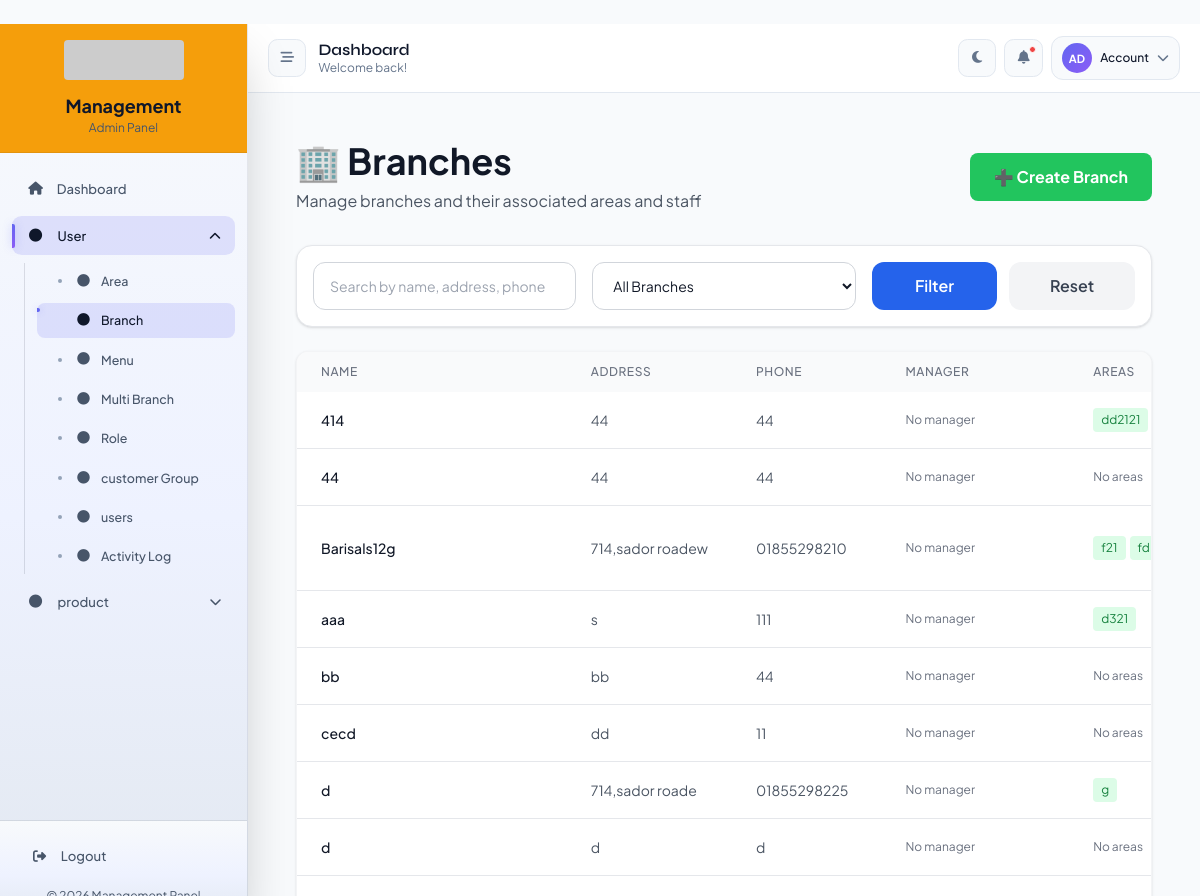
/user/branches/ (signed in), run on the app's committed database.
### user/models.py (models this page shows, shortened)
class Menu(Common):
    name = models.CharField(max_length=100, verbose_name="Menu Name")
    icon = models.CharField(
        max_length=50,
        default="fas fa-circle",
        verbose_name="Font Awesome Icon",
        help_text="e.g. fas fa-users",
    )
    url = models.CharField(
        max_length=255,
        verbose_name="URL or URL Name",
        help_text="Example: user:user_list or /user/users/",
    )
    order = models.IntegerField(default=0, verbose_name="Display Order")
    is_active = models.BooleanField(default=True, verbose_name="Active")
    description = models.TextField(blank=True, null=True, verbose_name="Description")
    parent = models.ForeignKey(
        "self",
        null=True,
        blank=True,
        on_delete=models.CASCADE,
        related_name="submenus",
        verbose_name="Parent Menu",
    )
    permissions = models.ManyToManyField(
        Permission,
        blank=True,
        related_name="sidebar_menus",
        verbose_name="Required permissions",
        help_text="Leave empty if every authenticated user with this menu can open it.",
    )
    history = HistoricalRecords()
    class Meta:
        ordering = ["order", "name"]
        unique_together = [["name", "parent"]]
        verbose_name = "Menu"
        verbose_name_plural = "Menus"
    def get_resolved_url(self):
        raw = (self.url or "").strip()
        if not raw:
            return ""
        if raw.startswith("/"):
            return raw
        try:
            return reverse(raw)
        except NoReverseMatch:
            return ""

class Branch(Common):
    name = models.CharField(max_length=100, verbose_name="Branch Name")
    address = models.TextField(verbose_name="Address")
    phone = models.CharField(max_length=20, verbose_name="Phone")
    manager = models.ForeignKey(
        "Users",
        on_delete=models.SET_NULL,
        null=True,
        blank=True,
        related_name="managed_branches",
        verbose_name="Manager",
    )
    branch_staff = models.ManyToManyField(
        "Users",
        blank=True,
        related_name="staffed_branches",
        verbose_name="Branch Staff",
    )
    total_area = models.ManyToManyField(
        "Area",
        blank=True,
        related_name="branches",
        verbose_name="Total Areas",
    )
    history = HistoricalRecords()
    class Meta:
        ordering = ["name"]
        verbose_name = "Branch"
        verbose_name_plural = "Branches"

class Area(Common):
    name = models.CharField(max_length=100, verbose_name="Area Name")
    address = models.TextField(verbose_name="Address")
    parent_branch = models.ForeignKey(
        Branch,
        on_delete=models.CASCADE,
        related_name="areas",
        null=True,
        blank=True,
        verbose_name="Branch",
    )
    area_staff = models.ManyToManyField(
        "Users",
        blank=True,
        related_name="staffed_areas",
        verbose_name="Area Staff",
    )
    total_customers = models.ManyToManyField(
        "CustomerGroup",
        blank=True,
        related_name="areas",
        verbose_name="Total Customer Groups",
    )
    history = HistoricalRecords()
    class Meta:
        ordering = ["name"]
        verbose_name = "Area"
        verbose_name_plural = "Areas"

### user/views.py (the view)
# urls.py: path("branches/", BranchListView.as_view(), name="branch_list"),
class BranchListView(LoginRequiredMixin, HtmxListViewMixin, ScopedListContextMixin, ListView):
    model = Branch
    template_name = "user/branch_list.html"
    partial_template_name = "user/partials/branch_list_content.html"
    context_object_name = "branches"
    def get_queryset(self):
        qs = get_user_scope(self.request.user)["branches"].select_related("manager").prefetch_related(
            "branch_staff", "total_area"
        )
        search = self.request.GET.get("search", "").strip()
        branch_id = self.request.GET.get("branch", "").strip()
        if search:
            qs = qs.filter(
                Q(name__icontains=search) |
                Q(address__icontains=search) |
                Q(phone__icontains=search)
            )
        if branch_id:
            qs = qs.filter(id=branch_id)
        return qs.distinct().order_by("name")
    def get_context_data(self, **kwargs):
        context = super().get_context_data(**kwargs)
        context.update(self.get_scope_context())
        return context

### templates/user/branch_list.html (shortened to what this page needs)
{% extends 'base.html' %}
{% load static %}
{% block app_prefix %}/user{% endblock %}
{% block content %}
    {% include "user/partials/branch_list_content.html" %}
{% endblock %}

### templates/common/sidebar.html (shortened to what this page needs)
{% load static %}
<aside id="sidebar"
    class="fixed md:relative inset-y-0 left-0 z-50 flex h-screen flex-col transform -translate-x-full md:translate-x-0 shadow-2xl transition-all duration-300 sidebar-open">
    <div class="top-logo-area p-4 relative z-10 border-b">
        <div class="logo-wrap flex flex-col items-center gap-3">
            <div class="brand-logo-box shrink-0">
                <img src="https://dummyimage.com/120x40/f59e0b/ffffff&text=Logo"
                     alt="Logo"
                     class="h-10 w-auto rounded">
            </div>
            <div class="text-center">
                <h1 class="brand-title text-lg font-bold">Management</h1>
                <p class="brand-subtitle text-xs">Admin Panel</p>
            </div>
        </div>
    </div>
        <nav id="sidebarNav"
            class="sidebar-nav flex-1 overflow-y-auto px-3 py-4 space-y-2">
        {% url 'dashboard' as dashboard_url %}
        <a href="{{ dashboard_url }}"
           data-href="{{ dashboard_url }}"
           class="sidebar-link menu-item flex items-center gap-3 px-4 py-3 rounded-xl text-sm font-medium transition-all duration-200 {% if request.path == dashboard_url %}active{% endif %}">
            <i class="fas fa-home w-5 text-center shrink-0"></i>
            <span class="sidebar-text">Dashboard</span>
        </a>
        {% for item in sidebar_menus %}
            {% with menu=item.menu children=item.children menu_url=menu.get_resolved_url %}
                {% if children %}
                    <div class="sidebar-group" data-dropdown>
                        <button type="button"
                                class="dropdown-trigger menu-item w-full flex items-center justify-between gap-3 px-4 py-3 rounded-xl text-sm font-medium transition-all duration-200 text-left relative">
                            <div class="flex items-center gap-3 min-w-0">
                                {% if menu.icon %}
                                    <i class="{{ menu.icon }} main-icon w-5 text-center shrink-0"></i>
                                {% else %}
                                    <i class="fas fa-circle main-icon w-5 text-center text-xs shrink-0"></i>
                                {% endif %}
                                <span class="sidebar-text truncate">{{ menu.name }}</span>
                            </div>
                            <i class="chevron sidebar-chevron fas fa-chevron-down text-xs transition-transform duration-300 shrink-0"></i>
                        </button>
                        <div class="dropdown-menu sidebar-submenu hidden mt-2 ml-3 space-y-1 pl-3">
                            {% for child in children %}
                                {% with child_url=child.get_resolved_url %}
                                    {% if child_url %}
                                        <a href="{{ child_url }}"
                                           data-href="{{ child_url }}"
                                           class="sidebar-child-link flex items-center gap-3 px-4 py-2.5 rounded-lg text-sm transition-all duration-200 {% if request.path == child_url %}active{% endif %}">
                                            {% if child.icon %}
                                                <i class="{{ child.icon }} w-4 text-center shrink-0"></i>
                                            {% else %}
                                                <i class="fas fa-angle-right w-4 text-center shrink-0"></i>
                                            {% endif %}
                                            <span class="sidebar-text">{{ child.name }}</span>
                                        </a>
                                    {% endif %}
                                {% endwith %}
                            {% endfor %}
                        </div>
                    </div>
                {% endif %}
            {% endwith %}
        {% endfor %}
    </nav>
    <div class="sidebar-footer p-4 border-t space-y-3">
        {% url 'user:logout' as logout_url %}
        <a href="{{ logout_url }}"
           class="sidebar-link menu-item flex items-center gap-3 px-4 py-3 rounded-xl text-sm font-medium transition-all duration-200 text-red-600 hover:bg-red-50 dark:text-red-400 dark:hover:bg-red-900/20">
            <i class="fas fa-sign-out-alt w-5 text-center shrink-0"></i>
            <span class="sidebar-text">Logout</span>
        </a>
        <div class="sidebar-footer-text text-xs text-center">
        </div>
    </div>
</aside>

### templates/user/partials/branch_list_content.html (shortened to what this page needs)
<main id="main-content" class="flex-1 overflow-y-auto p-5 sm:p-6 page-content" style="background:var(--surface-alt);">
    <div class="min-h-screen transition-colors duration-300">
        <div class="mx-auto">
            <div class="flex flex-col sm:flex-row sm:justify-between sm:items-center gap-4 mb-8">
                <div>
                    <h1 class="text-3xl md:text-4xl font-bold text-gray-900 dark:text-white">🏢 Branches</h1>
                    <p class="text-gray-600 dark:text-slate-400 mt-2">Manage branches and their associated areas and staff</p>
                </div>
                {% if request.user.is_superuser or request.user.is_admin or perms.user.add_branch %}
                    <a href="{% url 'user:related_object_create' 'branch' %}"
                       class="inline-flex items-center justify-center bg-green-500 hover:bg-green-600 dark:bg-green-600 dark:hover:bg-green-700 text-white font-bold py-3 px-6 rounded-lg transition modal-trigger"
                       data-modal-url="{% url 'user:related_object_create' 'branch' %}">
                        ➕ Create Branch
                    </a>
                {% endif %}
            </div>
            <form method="get"
                  hx-get="{% url 'user:branch_list' %}"
                  hx-target="#main-content"
                  hx-select="#main-content"
                  hx-swap="outerHTML"
                  hx-push-url="true"
                  class="bg-white dark:bg-slate-900 rounded-2xl shadow border border-gray-200 dark:border-slate-800 p-4 mb-6 grid grid-cols-1 md:grid-cols-3 gap-4">
                <input type="text" name="search" value="{{ request.GET.search }}"
                       placeholder="Search by name, address, phone"
                       class="rounded-xl border border-gray-300 dark:border-slate-700 bg-white dark:bg-slate-950 px-4 py-3 text-sm text-gray-900 dark:text-white">
                <select name="branch" class="rounded-xl border border-gray-300 dark:border-slate-700 bg-white dark:bg-slate-950 px-4 py-3 text-sm text-gray-900 dark:text-white js-enhanced-select">
                    <option value="">All Branches</option>
                </select>
                <div class="flex gap-3">
                    <button type="submit"
                            class="flex-1 rounded-xl bg-blue-600 hover:bg-blue-700 text-white font-semibold px-5 py-3">
                        Filter
                    </button>
                    <a href="{% url 'user:branch_list' %}"
                       class="flex-1 rounded-xl bg-gray-100 hover:bg-gray-200 dark:bg-slate-800 dark:hover:bg-slate-700 text-gray-700 dark:text-slate-200 font-semibold px-5 py-3 text-center">
                        Reset
                    </a>
                </div>
            </form>
            <div class="bg-white dark:bg-slate-900 rounded-xl shadow overflow-hidden border border-gray-100 dark:border-slate-800">
                <div class="overflow-x-auto">
                    <table class="w-full">
                        <thead class="bg-gray-50 dark:bg-slate-800">
                            <tr>
                                <th class="px-6 py-3 text-left text-xs font-medium text-gray-500 dark:text-slate-400 uppercase tracking-wider">Name</th>
                                <th class="px-6 py-3 text-left text-xs font-medium text-gray-500 dark:text-slate-400 uppercase tracking-wider">Address</th>
                                <th class="px-6 py-3 text-left text-xs font-medium text-gray-500 dark:text-slate-400 uppercase tracking-wider">Phone</th>
                                <th class="px-6 py-3 text-left text-xs font-medium text-gray-500 dark:text-slate-400 uppercase tracking-wider">Manager</th>
                                <th class="px-6 py-3 text-left text-xs font-medium text-gray-500 dark:text-slate-400 uppercase tracking-wider">Areas</th>
                            </tr>
                        </thead>
                        <tbody class="bg-white dark:bg-slate-900 divide-y divide-gray-200 dark:divide-slate-700">
                            {% for branch in branches %}
                                <tr class="hover:bg-gray-50 dark:hover:bg-slate-800">
                                    <td class="px-6 py-4 whitespace-nowrap">
                                        <div class="text-sm font-medium text-gray-900 dark:text-white">{{ branch.name }}</div>
                                    </td>
                                    <td class="px-6 py-4 whitespace-nowrap">
                                        <div class="text-sm text-gray-600 dark:text-slate-400">{{ branch.address|default:"No address" }}</div>
                                    </td>
                                    <td class="px-6 py-4 whitespace-nowrap">
                                        <div class="text-sm text-gray-600 dark:text-slate-400">{{ branch.phone|default:"Not provided" }}</div>
                                    </td>
                                    <td class="px-6 py-4 whitespace-nowrap">
                                        {% if branch.manager %}
                                            <span class="inline-block px-2 py-1 bg-blue-100 dark:bg-blue-900/30 text-blue-700 dark:text-blue-300 rounded text-xs">
                                                {{ branch.manager.name|default:branch.manager.email }}
                                            </span>
                                        {% else %}
                                            <span class="text-xs text-gray-500 dark:text-slate-400">No manager</span>
                                        {% endif %}
                                    </td>
                                    <td class="px-6 py-4">
                                        <div class="flex flex-wrap gap-1">
                                            {% for area in branch.total_area.all|slice:":2" %}
                                                <span class="inline-block px-2 py-1 bg-green-100 dark:bg-green-900/30 text-green-700 dark:text-green-300 rounded text-xs">
                                                    {{ area.name }}
                                                </span>
                                            {% empty %}
                                                <span class="text-xs text-gray-500 dark:text-slate-400">No areas</span>
                                            {% endfor %}
                                        </div>
                                    </td>
                                </tr>
                            {% empty %}
                                <tr>
                                    <td colspan="7" class="px-6 py-12 text-center">
                                        <p class="text-gray-600 dark:text-slate-400 text-lg">No branches found.</p>
                                    </td>
                                </tr>
                            {% endfor %}
                        </tbody>
                    </table>
                </div>
            </div>
        </div>
    </div>
</main>

### data on the page
Menu: menu.name "User"
Menu: name "Area"
Menu: name "Branch"
Menu: name "Menu"
Menu: name "Multi Branch"
Menu: name "Role"
Menu: name "customer Group"
Menu: name "users"
Menu: name "Activity Log"
Menu: menu.name "product"
Branch: name "414", address "44", phone "44", shows "No manager"
Area: name "dd2121"
Branch: name "44", address "44", phone "44", shows "No manager"
Branch: name "Barisals12g", address "714,sador roadew", phone "01855298210", shows "No manager"
Area: name "f21"
Area: name "fd"
Branch: name "aaa", address "s", phone "111", shows "No manager"
Area: name "d321"
Branch: name "bb", address "bb", phone "44", shows "No manager"
Branch: name "cecd", address "dd", phone "11", shows "No manager"
Branch: name "d", address "714,sador roade", phone "01855298225", shows "No manager"
Area: name "g"
Branch: name "d", address "d", phone "d", shows "No manager"
